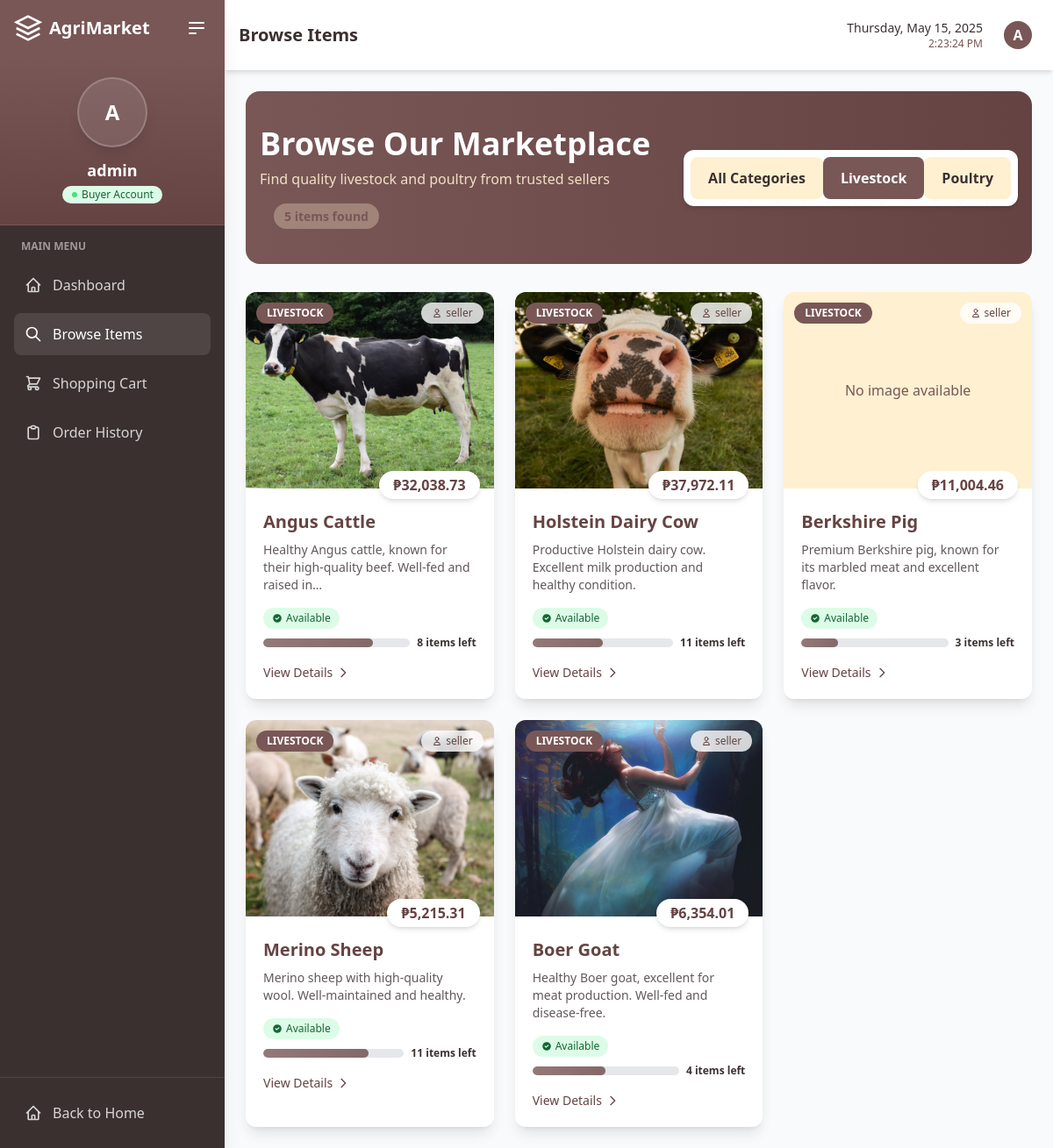
Before: /items/?category=livestock (signed in) with the older database file.
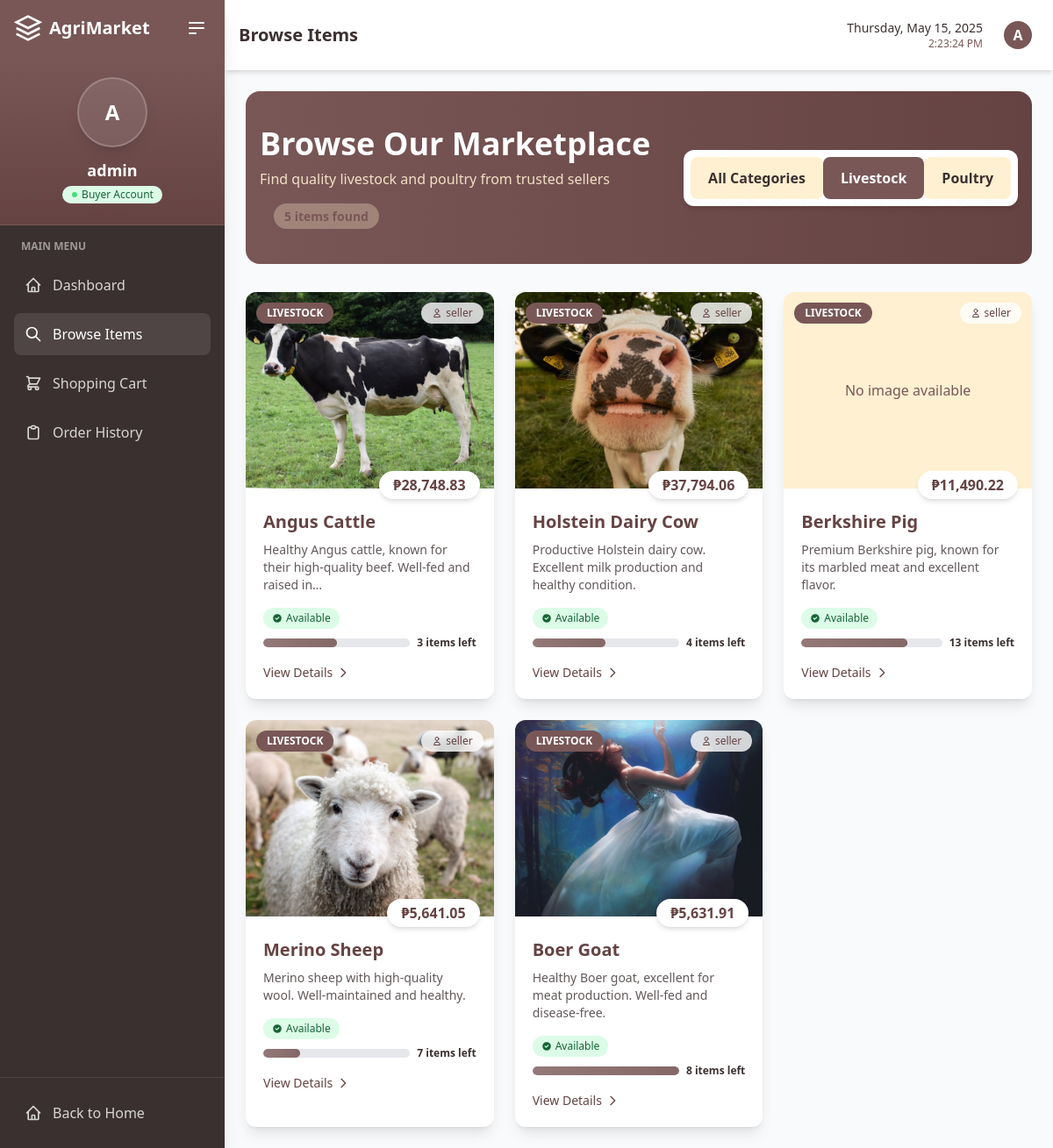
After: the same page with the newer database file.
### marketplace/models.py (models this page shows, shortened)
class Item(models.Model):
    SELL_CATEGORY = (
        ('livestock', 'Livestock'),
        ('poultry', 'Poultry'),
    )
    seller = models.ForeignKey(User, on_delete=models.CASCADE, limit_choices_to={'is_seller': True})
    name = models.CharField(max_length=100)
    description = models.TextField()
    category = models.CharField(max_length=10, choices=SELL_CATEGORY)
    price = models.DecimalField(max_digits=10, decimal_places=2)
    available = models.BooleanField(default=True)
    image = models.ImageField(upload_to='item_images/', blank=True, null=True)
    created_at = models.DateTimeField(auto_now_add=True)
    def get_category_display(self):
        return dict(self.SELL_CATEGORY).get(self.category, self.category)

class User(AbstractUser):
    is_seller = models.BooleanField(default=False)
    is_buyer = models.BooleanField(default=False)
    is_approved = models.BooleanField(default=False, help_text="Indicates whether the user has been approved by an admin")
    profile_image = models.ImageField(upload_to='profile_images/', blank=True, null=True)
    phone_number = models.CharField(max_length=15, blank=True, null=True)
    address = models.CharField(max_length=255, blank=True, null=True)
    city = models.CharField(max_length=100, blank=True, null=True)
    business_name = models.CharField(max_length=100, blank=True, null=True)
    business_id = models.CharField(max_length=50, blank=True, null=True)
    terms_agreed = models.BooleanField(default=False)
    terms_agreed_date = models.DateTimeField(blank=True, null=True)

### marketplace/views.py (the view)
# urls.py: path('items/', views.browse_items, name='browse_items'),
@login_required
def browse_items(request):
    category = request.GET.get('category', '')
    if category:
        items = Item.objects.filter(available=True, category=category)
    else:
        items = Item.objects.filter(available=True)
    return render(request, 'buyer/browse_items.html', {'items': items})

### marketplace/context_processors.py (called while the page is built, shortened)
def cart_processor(request):
    return {
        'active_cart': None,
        'cart': None,
        'cart_quantity': 0
    }

def notification_processor(request):
    return {
        'unread_notifications_count': 0,
        'recent_notifications': []
    }

### marketplace/templatetags/currency_filters.py (called while the page is built)
@register.filter(name='currency')
def currency(value):
    if value is None:
        return "₱0.00"
    try:
        value = Decimal(str(value))
        formatted_value = '{:,.2f}'.format(value)
        return f"₱{formatted_value}"
    except (ValueError, TypeError):
        return "₱0.00"

### templates/buyer/browse_items.html (shortened to what the changed rows need)
{% extends 'buyer/buyer_base.html' %}
{% load currency_filters %}
{% load static %}
{% block page_title %}Browse Items{% endblock %}
{% block dashboard_content %}
<div class="space-y-8">
    <div class="page-header bg-gradient-to-r from-agri-brown to-agri-brown-dark text-white">
        <div class="container mx-auto px-4">
            <div class="flex flex-col md:flex-row justify-between items-center">
                <div class="mb-6 md:mb-0">
                    <h1 class="text-3xl md:text-4xl font-bold mb-2">Browse Our Marketplace</h1>
                </div>
            </div>
        </div>
    </div>
    {% if items %}
    <div class="item-grid">
        {% for item in items %}
        <div class="group bg-white rounded-xl shadow-lg overflow-hidden hover:shadow-2xl transition-all duration-500 transform hover:-translate-y-2 animate-fade-in" style="animation-delay: {{ forloop.counter0|divisibleby:4 }}00ms">
            <div class="relative">
                {% if item.image %}
                <div class="overflow-hidden h-56">
                    <img src="{{ item.image.url }}" alt="{{ item.name }}" class="w-full h-full object-cover transform transition-transform duration-700 group-hover:scale-110">
                </div>
                {% else %}
                <div class="w-full h-56 bg-agri-cream flex items-center justify-center">
                    <span class="text-agri-brown">No image available</span>
                </div>
                {% endif %}
                <div class="absolute top-3 left-3 bg-agri-brown text-white text-xs uppercase font-bold py-1 px-3 rounded-full">
                    {{ item.get_category_display }}
                </div>
                <div class="absolute top-3 right-3 bg-white/80 backdrop-blur-sm text-agri-brown-dark text-xs py-1 px-3 rounded-full flex items-center">
                    <svg xmlns="http://www.w3.org/2000/svg" class="h-3 w-3 mr-1" fill="none" viewBox="0 0 24 24" stroke="currentColor">
                        <path stroke-linecap="round" stroke-linejoin="round" stroke-width="2" d="M16 7a4 4 0 11-8 0 4 4 0 018 0zM12 14a7 7 0 00-7 7h14a7 7 0 00-7-7z" />
                    </svg>
                    {{ item.seller.username }}
                </div>
                <div class="absolute -bottom-3 right-4 bg-white shadow-md rounded-full py-1 px-4 text-agri-brown-dark font-bold">
                    {{ item.price|currency }}
                </div>
            </div>
            <div class="p-5 pt-6">
                <h3 class="text-xl font-bold mb-2 text-agri-brown-dark group-hover:text-agri-brown transition-colors duration-300">{{ item.name }}</h3>
                <p class="text-agri-brown-darker/80 mb-4 text-sm">{{ item.description|truncatechars:80 }}</p>
                <div class="mb-4">
                    {% if item.available %}
                    <div class="flex items-center mb-2">
                        <span class="inline-flex items-center px-2.5 py-1 rounded-full text-xs font-medium bg-green-100 text-green-800">
                            <svg class="w-3 h-3 mr-1" fill="currentColor" viewBox="0 0 20 20">
                                <path fill-rule="evenodd" d="M10 18a8 8 0 100-16 8 8 0 000 16zm3.707-9.293a1 1 0 00-1.414-1.414L9 10.586 7.707 9.293a1 1 0 00-1.414 1.414l2 2a1 1 0 001.414 0l4-4z" clip-rule="evenodd"></path>
                            </svg>
                            Available
                        </span>
                    </div>
                    <div class="relative">
                        <div class="flex items-center">
                            <div class="w-full bg-gray-200 rounded-full h-2.5 overflow-hidden">
                                {% if item.id %}
                                    {% with remainder=item.id|add:0|divisibleby:4 %}
                                        {% if remainder %}
                                            <div class="bg-gradient-to-r from-agri-brown to-agri-brown-dark h-2.5 rounded-full w-1/4 relative overflow-hidden">
                                                <div class="absolute inset-0 bg-white/20 w-full h-full transform -skew-x-12 animate-pulse"></div>
                                            </div>
                                        {% elif item.id|add:0|divisibleby:3 %}
                                            <div class="bg-gradient-to-r from-agri-brown to-agri-brown-dark h-2.5 rounded-full w-3/4 relative overflow-hidden">
                                                <div class="absolute inset-0 bg-white/20 w-full h-full transform -skew-x-12 animate-pulse"></div>
                                            </div>
                                        {% elif item.id|add:0|divisibleby:5 %}
                                            <div class="bg-gradient-to-r from-agri-brown to-agri-brown-dark h-2.5 rounded-full w-full relative overflow-hidden">
                                                <div class="absolute inset-0 bg-white/20 w-full h-full transform -skew-x-12 animate-pulse"></div>
                                            </div>
                                        {% else %}
                                            <div class="bg-gradient-to-r from-agri-brown to-agri-brown-dark h-2.5 rounded-full w-2/4 relative overflow-hidden">
                                                <div class="absolute inset-0 bg-white/20 w-full h-full transform -skew-x-12 animate-pulse"></div>
                                            </div>
                                        {% endif %}
                                    {% endwith %}
                                {% else %}
                                    <div class="bg-gradient-to-r from-agri-brown to-agri-brown-dark h-2.5 rounded-full w-2/4 relative overflow-hidden">
                                        <div class="absolute inset-0 bg-white/20 w-full h-full transform -skew-x-12 animate-pulse"></div>
                                    </div>
                                {% endif %}
                            </div>
                            <span class="ml-2 text-xs text-agri-brown-darker font-semibold whitespace-nowrap">
                                {% if item.id %}
                                    {% with remainder=item.id|add:0|divisibleby:4 %}
                                        {% if remainder %}
                                            {% with qty=item.id|add:0|divisibleby:4|yesno:"3,"|add:item.id|stringformat:"s"|slice:"-1:"|add:"0" %}
                                                {{ qty|add:"0" }} items left
                                            {% endwith %}
                                        {% elif item.id|add:0|divisibleby:3 %}
                                            {% with qty=item.id|add:0|divisibleby:3|yesno:"15,"|add:item.id|stringformat:"s"|slice:"-1:"|add:"5" %}
                                                {{ qty|add:"0" }} items left
                                            {% endwith %}
                                        {% elif item.id|add:0|divisibleby:5 %}
                                            {% with qty=item.id|add:0|divisibleby:5|yesno:"25,"|add:item.id|stringformat:"s"|slice:"-1:"|add:"8" %}
                                                {{ qty|add:"0" }} items left
                                            {% endwith %}
                                        {% else %}
                                            {% with qty=item.id|stringformat:"s"|slice:"-1:"|add:"2" %}
                                                {{ qty|add:"0" }} items left
                                            {% endwith %}
                                        {% endif %}
                                    {% endwith %}
                                {% else %}
                                    5 items left
                                {% endif %}
                            </span>
                        </div>
                    </div>
                    {% endif %}
                </div>
                <div class="flex justify-between items-center mt-auto">
                    <a href="{% url 'item_detail' item.id %}" class="text-agri-brown-dark hover:text-agri-brown transition-colors duration-300 text-sm font-medium flex items-center">
                        <span>View Details</span>
                        <svg xmlns="http://www.w3.org/2000/svg" class="h-4 w-4 ml-1 transform transition-transform group-hover:translate-x-1" fill="none" viewBox="0 0 24 24" stroke="currentColor">
                            <path stroke-linecap="round" stroke-linejoin="round" stroke-width="2" d="M9 5l7 7-7 7" />
                        </svg>
                    </a>
                </div>
            </div>
        </div>
        {% endfor %}
    </div>
    {% endif %}
</div>
{% endblock dashboard_content %}

Changed rows visible on the page:
removed Item: image (picture), category "LIVESTOCK", seller.username "seller", price "₱32,038.73", name "Angus Cattle", description "Healthy Angus cattle, known for their high-quality beef. Well-fed and raised in…", value "8"
removed Item: image (picture), category "LIVESTOCK", seller.username "seller", price "₱37,972.11", name "Holstein Dairy Cow", description "Productive Holstein dairy cow. Excellent milk production and healthy condition.", value "11"
removed Item: image "No image available", category "LIVESTOCK", seller.username "seller", price "₱11,004.46", name "Berkshire Pig", description "Premium Berkshire pig, known for its marbled meat and excellent flavor.", value "3"
removed Item: image (picture), category "LIVESTOCK", seller.username "seller", price "₱5,215.31", name "Merino Sheep", description "Merino sheep with high-quality wool. Well-maintained and healthy.", value "11"
removed Item: image (picture), category "LIVESTOCK", seller.username "seller", price "₱6,354.01", name "Boer Goat", description "Healthy Boer goat, excellent for meat production. Well-fed and disease-free.", seller "4"
added Item: image (picture), category "LIVESTOCK", seller.username "seller", price "₱28,748.83", name "Angus Cattle", description "Healthy Angus cattle, known for their high-quality beef. Well-fed and raised in…", value "3"
added Item: image (picture), category "LIVESTOCK", seller.username "seller", price "₱37,794.06", name "Holstein Dairy Cow", description "Productive Holstein dairy cow. Excellent milk production and healthy condition.", value "4"
added Item: image "No image available", category "LIVESTOCK", seller.username "seller", price "₱11,490.22", name "Berkshire Pig", description "Premium Berkshire pig, known for its marbled meat and excellent flavor.", value "13"
added Item: image (picture), category "LIVESTOCK", seller.username "seller", price "₱5,641.05", name "Merino Sheep", description "Merino sheep with high-quality wool. Well-maintained and healthy.", value "7"
added Item: image (picture), category "LIVESTOCK", seller.username "seller", price "₱5,631.91", name "Boer Goat", description "Healthy Boer goat, excellent for meat production. Well-fed and disease-free.", value "8"
